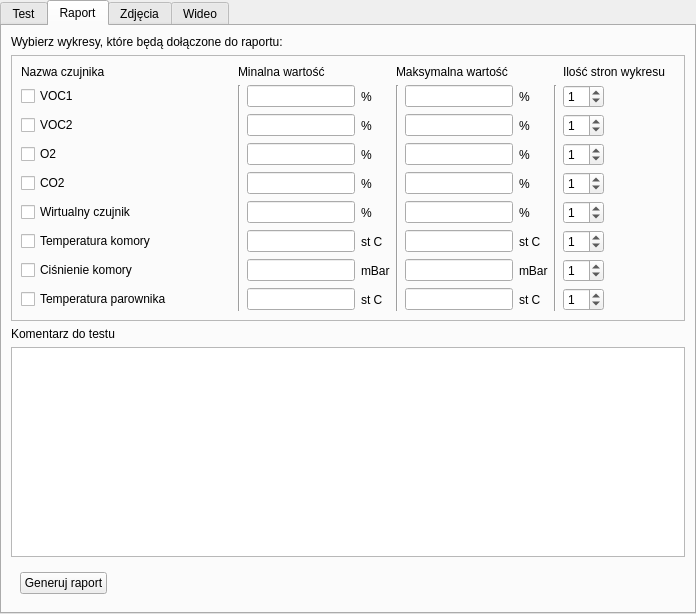
<?xml version="1.0" encoding="UTF-8"?>
<ui version="4.0">
 <class>TestTabsWidget</class>
 <widget class="QWidget" name="TestTabsWidget">
  <property name="geometry">
   <rect>
    <x>0</x>
    <y>0</y>
    <width>696</width>
    <height>614</height>
   </rect>
  </property>
  <property name="windowTitle">
   <string>Form</string>
  </property>
  <layout class="QVBoxLayout" name="verticalLayout">
   <property name="spacing">
    <number>0</number>
   </property>
   <property name="leftMargin">
    <number>0</number>
   </property>
   <property name="topMargin">
    <number>0</number>
   </property>
   <property name="rightMargin">
    <number>0</number>
   </property>
   <property name="bottomMargin">
    <number>0</number>
   </property>
   <item>
    <widget class="QTabWidget" name="tabWidget">
     <property name="currentIndex">
      <number>1</number>
     </property>
     <widget class="QWidget" name="tabTest">
      <attribute name="title">
       <string>Test</string>
      </attribute>
      <layout class="QVBoxLayout" name="verticalLayoutTabTest">
       <item>
        <widget class="CreateTestWizard" name="stackedWidget"/>
       </item>
      </layout>
     </widget>
     <widget class="QWidget" name="tabRaport">
      <property name="enabled">
       <bool>true</bool>
      </property>
      <attribute name="title">
       <string>Raport</string>
      </attribute>
      <layout class="QVBoxLayout" name="verticalLayout_3">
       <item>
        <widget class="QLabel" name="label">
         <property name="text">
          <string>Wybierz wykresy, które będą dołączone do raportu:</string>
         </property>
        </widget>
       </item>
       <item>
        <widget class="QFrame" name="frame_2">
         <property name="frameShape">
          <enum>QFrame::StyledPanel</enum>
         </property>
         <property name="frameShadow">
          <enum>QFrame::Raised</enum>
         </property>
         <layout class="QGridLayout" name="gridLayout">
          <item row="3" column="9">
           <widget class="QSpinBox" name="page_3">
            <property name="value">
             <number>1</number>
            </property>
           </widget>
          </item>
          <item row="4" column="11">
           <spacer name="horizontalSpacer_7">
            <property name="orientation">
             <enum>Qt::Horizontal</enum>
            </property>
            <property name="sizeHint" stdset="0">
             <size>
              <width>40</width>
              <height>20</height>
             </size>
            </property>
           </spacer>
          </item>
          <item row="1" column="3">
           <widget class="DoubleLineEdit" name="dbmin_1"/>
          </item>
          <item row="1" column="7">
           <widget class="QLabel" name="unit_2_1">
            <property name="text">
             <string>%</string>
            </property>
           </widget>
          </item>
          <item row="1" column="0">
           <widget class="QCheckBox" name="check_AddPdf_1">
            <property name="text">
             <string>VOC1</string>
            </property>
           </widget>
          </item>
          <item row="3" column="11">
           <spacer name="horizontalSpacer_6">
            <property name="orientation">
             <enum>Qt::Horizontal</enum>
            </property>
            <property name="sizeHint" stdset="0">
             <size>
              <width>40</width>
              <height>20</height>
             </size>
            </property>
           </spacer>
          </item>
          <item row="6" column="3">
           <widget class="DoubleLineEdit" name="dbmin_6"/>
          </item>
          <item row="1" column="5" rowspan="8">
           <widget class="Line" name="line_2">
            <property name="orientation">
             <enum>Qt::Vertical</enum>
            </property>
           </widget>
          </item>
          <item row="3" column="6">
           <widget class="DoubleLineEdit" name="dbmax_3"/>
          </item>
          <item row="4" column="7">
           <widget class="QLabel" name="unit_2_4">
            <property name="text">
             <string>%</string>
            </property>
           </widget>
          </item>
          <item row="6" column="0">
           <widget class="QCheckBox" name="check_AddPdf_6">
            <property name="text">
             <string>Temperatura komory</string>
            </property>
           </widget>
          </item>
          <item row="0" column="0">
           <widget class="QLabel" name="label_12">
            <property name="text">
             <string>Nazwa czujnika</string>
            </property>
           </widget>
          </item>
          <item row="1" column="9">
           <widget class="QSpinBox" name="page_1">
            <property name="value">
             <number>1</number>
            </property>
           </widget>
          </item>
          <item row="0" column="2" colspan="3">
           <widget class="QLabel" name="lminWykres">
            <property name="text">
             <string>Minalna wartość</string>
            </property>
           </widget>
          </item>
          <item row="6" column="1">
           <spacer name="hs2_6">
            <property name="orientation">
             <enum>Qt::Horizontal</enum>
            </property>
            <property name="sizeHint" stdset="0">
             <size>
              <width>56</width>
              <height>20</height>
             </size>
            </property>
           </spacer>
          </item>
          <item row="6" column="4">
           <widget class="QLabel" name="unit_1_6">
            <property name="text">
             <string>st C</string>
            </property>
           </widget>
          </item>
          <item row="7" column="11">
           <spacer name="horizontalSpacer_10">
            <property name="orientation">
             <enum>Qt::Horizontal</enum>
            </property>
            <property name="sizeHint" stdset="0">
             <size>
              <width>40</width>
              <height>20</height>
             </size>
            </property>
           </spacer>
          </item>
          <item row="2" column="3">
           <widget class="DoubleLineEdit" name="dbmin_2"/>
          </item>
          <item row="1" column="8" rowspan="8">
           <widget class="Line" name="line_3">
            <property name="orientation">
             <enum>Qt::Vertical</enum>
            </property>
           </widget>
          </item>
          <item row="7" column="1">
           <spacer name="hs2_7">
            <property name="orientation">
             <enum>Qt::Horizontal</enum>
            </property>
            <property name="sizeHint" stdset="0">
             <size>
              <width>56</width>
              <height>20</height>
             </size>
            </property>
           </spacer>
          </item>
          <item row="5" column="4">
           <widget class="QLabel" name="unit_1_5">
            <property name="text">
             <string>%</string>
            </property>
           </widget>
          </item>
          <item row="7" column="9">
           <widget class="QSpinBox" name="page_7">
            <property name="value">
             <number>1</number>
            </property>
           </widget>
          </item>
          <item row="2" column="4">
           <widget class="QLabel" name="unit_1_2">
            <property name="text">
             <string>%</string>
            </property>
           </widget>
          </item>
          <item row="1" column="6">
           <widget class="DoubleLineEdit" name="dbmax_1"/>
          </item>
          <item row="8" column="1">
           <spacer name="hs2_8">
            <property name="orientation">
             <enum>Qt::Horizontal</enum>
            </property>
            <property name="sizeHint" stdset="0">
             <size>
              <width>56</width>
              <height>20</height>
             </size>
            </property>
           </spacer>
          </item>
          <item row="4" column="9">
           <widget class="QSpinBox" name="page_4">
            <property name="value">
             <number>1</number>
            </property>
           </widget>
          </item>
          <item row="2" column="6">
           <widget class="DoubleLineEdit" name="dbmax_2"/>
          </item>
          <item row="1" column="4">
           <widget class="QLabel" name="unit_1_1">
            <property name="text">
             <string>%</string>
            </property>
           </widget>
          </item>
          <item row="6" column="11">
           <spacer name="horizontalSpacer_9">
            <property name="orientation">
             <enum>Qt::Horizontal</enum>
            </property>
            <property name="sizeHint" stdset="0">
             <size>
              <width>40</width>
              <height>20</height>
             </size>
            </property>
           </spacer>
          </item>
          <item row="7" column="4">
           <widget class="QLabel" name="unit_1_7">
            <property name="text">
             <string>mBar</string>
            </property>
           </widget>
          </item>
          <item row="8" column="9">
           <widget class="QSpinBox" name="page_8">
            <property name="value">
             <number>1</number>
            </property>
           </widget>
          </item>
          <item row="7" column="7">
           <widget class="QLabel" name="unit_2_7">
            <property name="text">
             <string>mBar</string>
            </property>
           </widget>
          </item>
          <item row="8" column="0">
           <widget class="QCheckBox" name="check_AddPdf_8">
            <property name="text">
             <string>Temperatura parownika</string>
            </property>
           </widget>
          </item>
          <item row="2" column="7">
           <widget class="QLabel" name="unit_2_2">
            <property name="text">
             <string>%</string>
            </property>
           </widget>
          </item>
          <item row="4" column="1">
           <spacer name="hs2_4">
            <property name="orientation">
             <enum>Qt::Horizontal</enum>
            </property>
            <property name="sizeHint" stdset="0">
             <size>
              <width>56</width>
              <height>20</height>
             </size>
            </property>
           </spacer>
          </item>
          <item row="5" column="1">
           <spacer name="hs2_5">
            <property name="orientation">
             <enum>Qt::Horizontal</enum>
            </property>
            <property name="sizeHint" stdset="0">
             <size>
              <width>56</width>
              <height>20</height>
             </size>
            </property>
           </spacer>
          </item>
          <item row="7" column="3">
           <widget class="DoubleLineEdit" name="dbmin_7"/>
          </item>
          <item row="8" column="7">
           <widget class="QLabel" name="unit_2_8">
            <property name="text">
             <string>st C</string>
            </property>
           </widget>
          </item>
          <item row="8" column="3">
           <widget class="DoubleLineEdit" name="dbmin_8"/>
          </item>
          <item row="6" column="7">
           <widget class="QLabel" name="unit_2_6">
            <property name="text">
             <string>st C</string>
            </property>
           </widget>
          </item>
          <item row="6" column="9">
           <widget class="QSpinBox" name="page_6">
            <property name="value">
             <number>1</number>
            </property>
           </widget>
          </item>
          <item row="3" column="7">
           <widget class="QLabel" name="unit_2_3">
            <property name="text">
             <string>%</string>
            </property>
           </widget>
          </item>
          <item row="1" column="11">
           <spacer name="horizontalSpacer_4">
            <property name="orientation">
             <enum>Qt::Horizontal</enum>
            </property>
            <property name="sizeHint" stdset="0">
             <size>
              <width>40</width>
              <height>20</height>
             </size>
            </property>
           </spacer>
          </item>
          <item row="5" column="9">
           <widget class="QSpinBox" name="page_5">
            <property name="value">
             <number>1</number>
            </property>
           </widget>
          </item>
          <item row="0" column="5" colspan="3">
           <widget class="QLabel" name="lWykresmax">
            <property name="text">
             <string>Maksymalna wartość</string>
            </property>
           </widget>
          </item>
          <item row="7" column="0">
           <widget class="QCheckBox" name="check_AddPdf_7">
            <property name="text">
             <string>Ciśnienie komory</string>
            </property>
           </widget>
          </item>
          <item row="8" column="4">
           <widget class="QLabel" name="unit_1_8">
            <property name="text">
             <string>st C</string>
            </property>
           </widget>
          </item>
          <item row="1" column="1">
           <spacer name="hs2_1">
            <property name="orientation">
             <enum>Qt::Horizontal</enum>
            </property>
            <property name="sizeHint" stdset="0">
             <size>
              <width>56</width>
              <height>20</height>
             </size>
            </property>
           </spacer>
          </item>
          <item row="2" column="1">
           <spacer name="hs2_2">
            <property name="orientation">
             <enum>Qt::Horizontal</enum>
            </property>
            <property name="sizeHint" stdset="0">
             <size>
              <width>56</width>
              <height>20</height>
             </size>
            </property>
           </spacer>
          </item>
          <item row="3" column="3">
           <widget class="DoubleLineEdit" name="dbmin_3"/>
          </item>
          <item row="1" column="2" rowspan="8">
           <widget class="Line" name="line">
            <property name="orientation">
             <enum>Qt::Vertical</enum>
            </property>
           </widget>
          </item>
          <item row="2" column="11">
           <spacer name="horizontalSpacer_5">
            <property name="orientation">
             <enum>Qt::Horizontal</enum>
            </property>
            <property name="sizeHint" stdset="0">
             <size>
              <width>40</width>
              <height>20</height>
             </size>
            </property>
           </spacer>
          </item>
          <item row="5" column="7">
           <widget class="QLabel" name="unit_2_5">
            <property name="text">
             <string>%</string>
            </property>
           </widget>
          </item>
          <item row="3" column="1">
           <spacer name="hs2_3">
            <property name="orientation">
             <enum>Qt::Horizontal</enum>
            </property>
            <property name="sizeHint" stdset="0">
             <size>
              <width>56</width>
              <height>20</height>
             </size>
            </property>
           </spacer>
          </item>
          <item row="3" column="4">
           <widget class="QLabel" name="unit_1_3">
            <property name="text">
             <string>%</string>
            </property>
           </widget>
          </item>
          <item row="3" column="0">
           <widget class="QCheckBox" name="check_AddPdf_3">
            <property name="text">
             <string>O2</string>
            </property>
           </widget>
          </item>
          <item row="2" column="9">
           <widget class="QSpinBox" name="page_2">
            <property name="value">
             <number>1</number>
            </property>
           </widget>
          </item>
          <item row="4" column="0">
           <widget class="QCheckBox" name="check_AddPdf_4">
            <property name="text">
             <string>CO2</string>
            </property>
           </widget>
          </item>
          <item row="8" column="11">
           <spacer name="horizontalSpacer_11">
            <property name="orientation">
             <enum>Qt::Horizontal</enum>
            </property>
            <property name="sizeHint" stdset="0">
             <size>
              <width>40</width>
              <height>20</height>
             </size>
            </property>
           </spacer>
          </item>
          <item row="5" column="11">
           <spacer name="horizontalSpacer_8">
            <property name="orientation">
             <enum>Qt::Horizontal</enum>
            </property>
            <property name="sizeHint" stdset="0">
             <size>
              <width>40</width>
              <height>20</height>
             </size>
            </property>
           </spacer>
          </item>
          <item row="5" column="3">
           <widget class="DoubleLineEdit" name="dbmin_5"/>
          </item>
          <item row="5" column="0">
           <widget class="QCheckBox" name="check_AddPdf_5">
            <property name="text">
             <string>Wirtualny czujnik</string>
            </property>
           </widget>
          </item>
          <item row="4" column="4">
           <widget class="QLabel" name="unit_1_4">
            <property name="text">
             <string>%</string>
            </property>
           </widget>
          </item>
          <item row="2" column="0">
           <widget class="QCheckBox" name="check_AddPdf_2">
            <property name="text">
             <string>VOC2</string>
            </property>
           </widget>
          </item>
          <item row="4" column="3">
           <widget class="DoubleLineEdit" name="dbmin_4"/>
          </item>
          <item row="0" column="9" colspan="3">
           <widget class="QLabel" name="label_13">
            <property name="text">
             <string>Ilość stron wykresu</string>
            </property>
           </widget>
          </item>
          <item row="4" column="6">
           <widget class="DoubleLineEdit" name="dbmax_4"/>
          </item>
          <item row="5" column="6">
           <widget class="DoubleLineEdit" name="dbmax_5"/>
          </item>
          <item row="6" column="6">
           <widget class="DoubleLineEdit" name="dbmax_6"/>
          </item>
          <item row="7" column="6">
           <widget class="DoubleLineEdit" name="dbmax_7"/>
          </item>
          <item row="8" column="6">
           <widget class="DoubleLineEdit" name="dbmax_8"/>
          </item>
         </layout>
        </widget>
       </item>
       <item>
        <widget class="QLabel" name="label_3">
         <property name="text">
          <string>Komentarz do testu</string>
         </property>
        </widget>
       </item>
       <item>
        <widget class="QTextEdit" name="pdfComment"/>
       </item>
       <item>
        <widget class="QWidget" name="widget" native="true">
         <layout class="QHBoxLayout" name="horizontalLayout_2">
          <item>
           <widget class="QPushButton" name="pbCreateRaport">
            <property name="text">
             <string>Generuj raport</string>
            </property>
           </widget>
          </item>
          <item>
           <spacer name="horizontalSpacer_3">
            <property name="orientation">
             <enum>Qt::Horizontal</enum>
            </property>
            <property name="sizeHint" stdset="0">
             <size>
              <width>480</width>
              <height>20</height>
             </size>
            </property>
           </spacer>
          </item>
         </layout>
        </widget>
       </item>
      </layout>
     </widget>
     <widget class="QWidget" name="tabFoto">
      <property name="enabled">
       <bool>true</bool>
      </property>
      <attribute name="title">
       <string>Zdjęcia</string>
      </attribute>
      <layout class="QVBoxLayout" name="verticalLayout_2">
       <item>
        <layout class="QHBoxLayout" name="horizontalLayout">
         <item>
          <widget class="QPushButton" name="pbAddImage">
           <property name="sizePolicy">
            <sizepolicy hsizetype="Preferred" vsizetype="Preferred">
             <horstretch>0</horstretch>
             <verstretch>0</verstretch>
            </sizepolicy>
           </property>
           <property name="text">
            <string>Dodaj zdjęcia</string>
           </property>
          </widget>
         </item>
         <item>
          <spacer name="horizontalSpacer">
           <property name="orientation">
            <enum>Qt::Horizontal</enum>
           </property>
           <property name="sizeHint" stdset="0">
            <size>
             <width>40</width>
             <height>20</height>
            </size>
           </property>
          </spacer>
         </item>
        </layout>
       </item>
       <item>
        <widget class="ZdjeciaRaport" name="frame_images">
         <property name="sizePolicy">
          <sizepolicy hsizetype="MinimumExpanding" vsizetype="MinimumExpanding">
           <horstretch>0</horstretch>
           <verstretch>0</verstretch>
          </sizepolicy>
         </property>
         <property name="minimumSize">
          <size>
           <width>600</width>
           <height>50</height>
          </size>
         </property>
         <property name="frameShape">
          <enum>QFrame::StyledPanel</enum>
         </property>
         <property name="frameShadow">
          <enum>QFrame::Raised</enum>
         </property>
        </widget>
       </item>
      </layout>
     </widget>
     <widget class="QWidget" name="tabWideo">
      <property name="enabled">
       <bool>true</bool>
      </property>
      <attribute name="title">
       <string>Wideo</string>
      </attribute>
      <layout class="QHBoxLayout" name="horizontalLayout_3"/>
     </widget>
    </widget>
   </item>
  </layout>
 </widget>
 <customwidgets>
  <customwidget>
   <class>DoubleLineEdit</class>
   <extends>QLineEdit</extends>
   <header>doublelineedit.h</header>
  </customwidget>
  <customwidget>
   <class>CreateTestWizard</class>
   <extends>QStackedWidget</extends>
   <header>createtestwizard.h</header>
   <container>1</container>
  </customwidget>
  <customwidget>
   <class>ZdjeciaRaport</class>
   <extends>QFrame</extends>
   <header>zdjeciaraport.h</header>
   <container>1</container>
  </customwidget>
 </customwidgets>
 <tabstops>
  <tabstop>check_AddPdf_1</tabstop>
  <tabstop>page_1</tabstop>
  <tabstop>check_AddPdf_2</tabstop>
  <tabstop>page_2</tabstop>
  <tabstop>check_AddPdf_3</tabstop>
  <tabstop>page_3</tabstop>
  <tabstop>check_AddPdf_4</tabstop>
  <tabstop>page_4</tabstop>
  <tabstop>check_AddPdf_5</tabstop>
  <tabstop>page_5</tabstop>
  <tabstop>check_AddPdf_6</tabstop>
  <tabstop>page_6</tabstop>
  <tabstop>check_AddPdf_7</tabstop>
  <tabstop>page_7</tabstop>
  <tabstop>check_AddPdf_8</tabstop>
  <tabstop>page_8</tabstop>
  <tabstop>pbCreateRaport</tabstop>
  <tabstop>pdfComment</tabstop>
  <tabstop>tabWidget</tabstop>
 </tabstops>
 <resources/>
 <connections/>
</ui>
